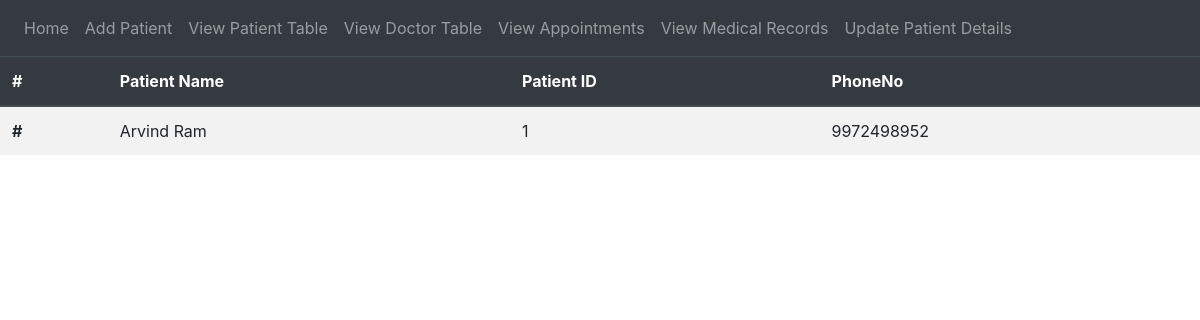
The app's page /patientTable, older data.
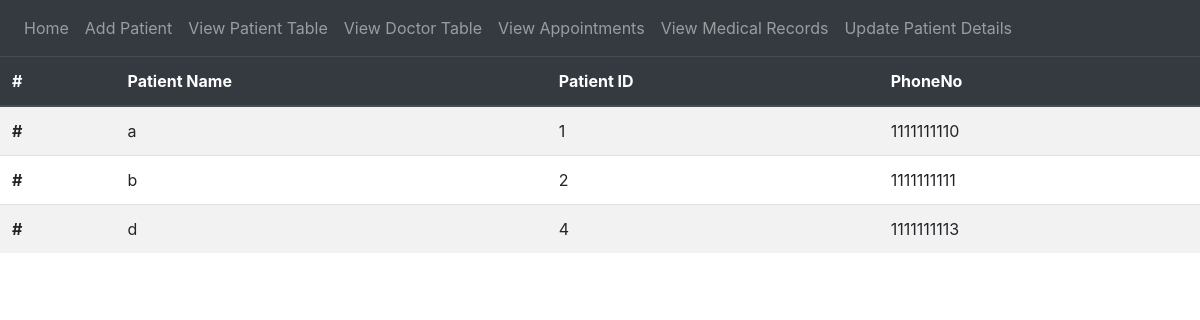
The same page, newer data.
### tables this page shows
CREATE TABLE PATIENT (
            Name VARCHAR(255) NOT NULL,
            ID INTEGER PRIMARY KEY,
            PhoneNo INT NOT NULL UNIQUE
        );

### website/views.py (the view)
@views.route('/patientTable')
def patientTable():
    conn = sql.connect("hospital.db")
    conn.row_factory = sql.Row
    cur = conn.cursor()
    cur.execute("""DROP VIEW IF EXISTS PATIENT_VIEW""")
    pat_view = """ CREATE VIEW PATIENT_VIEW AS SELECT * FROM PATIENT;"""
    cur.execute(pat_view)
    cur.execute("Select * from PATIENT_VIEW")
    rows = cur.fetchall()
    return render_template("patientTable.html", rows = rows)

### website/templates/patientTable.html (shortened to what this page needs)
{% extends "base.html" %}
{% block content %}
<table class="table table-striped">
    <thead class = "thead-dark">
        <tr>
            <th scope = "col">#</th>
            <th scope = "col">Patient Name</th>
            <th scope = "col">Patient ID</th>
            <th scope = "col">PhoneNo</th>
        </tr>
    </thead>
    <tbody>
    {% for row in rows %}
        <tr>
            <th scope = "row">#</th>
            <td>{{row['Name']}}</td>
            <td>{{row['ID']}}</td>
            <td>{{row['PhoneNo']}}</td>
        </tr>
    {% endfor %}
    </tbody>
</table>
{% endblock %}

Row changes from the older to the newer data that the page shows:
changed PATIENT id 1: Name "Arvind Ram" → "a"; PhoneNo "9972498952" → "1111111110"
added PATIENT: Name "b", ID "2", PhoneNo "1111111111"
added PATIENT: Name "d", ID "4", PhoneNo "1111111113"
